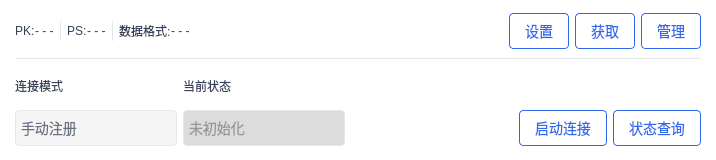
    <widget class="QWidget" name="widget_products" native="true">
     <property name="minimumSize">
      <size>
       <width>0</width>
       <height>160</height>
      </size>
     </property>
     <property name="maximumSize">
      <size>
       <width>16777215</width>
       <height>250</height>
      </size>
     </property>
     <property name="styleSheet">
      <string notr="true">background-color: rgb(255, 255, 255);
border-radius:8px;</string>
     </property>
     <layout class="QVBoxLayout" name="verticalLayout_16">
      <property name="leftMargin">
       <number>15</number>
      </property>
      <property name="topMargin">
       <number>10</number>
      </property>
      <property name="rightMargin">
       <number>15</number>
      </property>
      <property name="bottomMargin">
       <number>10</number>
      </property>
      <item>
       <layout class="QHBoxLayout" name="horizontalLayout_13">
        <property name="spacing">
         <number>6</number>
        </property>
        <item>
         <layout class="QHBoxLayout" name="horizontalLayout_10">
          <property name="spacing">
           <number>0</number>
          </property>
          <item>
           <widget class="QLabel" name="label_14">
            <property name="minimumSize">
             <size>
              <width>20</width>
              <height>36</height>
             </size>
            </property>
            <property name="maximumSize">
             <size>
              <width>20</width>
              <height>36</height>
             </size>
            </property>
            <property name="styleSheet">
             <string notr="true">color: rgb(54, 65, 89);
</string>
            </property>
            <property name="text">
             <string>PK:</string>
            </property>
           </widget>
          </item>
          <item>
           <widget class="QLabel" name="label_pk">
            <property name="minimumSize">
             <size>
              <width>0</width>
              <height>36</height>
             </size>
            </property>
            <property name="maximumSize">
             <size>
              <width>16777215</width>
              <height>36</height>
             </size>
            </property>
            <property name="styleSheet">
             <string notr="true">color: rgb(54, 65, 89);
</string>
            </property>
            <property name="text">
             <string>- - -</string>
            </property>
           </widget>
          </item>
         </layout>
        </item>
        <item>
         <widget class="Line" name="line_3">
          <property name="minimumSize">
           <size>
            <width>1</width>
            <height>20</height>
           </size>
          </property>
          <property name="maximumSize">
           <size>
            <width>1</width>
            <height>20</height>
           </size>
          </property>
          <property name="styleSheet">
           <string notr="true">background-color: rgb(229, 231, 234);</string>
          </property>
          <property name="orientation">
           <enum>Qt::Vertical</enum>
          </property>
         </widget>
        </item>
        <item>
         <layout class="QHBoxLayout" name="horizontalLayout_6">
          <property name="spacing">
           <number>0</number>
          </property>
          <item>
           <widget class="QLabel" name="label_13">
            <property name="minimumSize">
             <size>
              <width>20</width>
              <height>36</height>
             </size>
            </property>
            <property name="maximumSize">
             <size>
              <width>30</width>
              <height>36</height>
             </size>
            </property>
            <property name="styleSheet">
             <string notr="true">color: rgb(54, 65, 89);
</string>
            </property>
            <property name="text">
             <string>PS:</string>
            </property>
           </widget>
          </item>
          <item>
           <widget class="QLabel" name="label_ps">
            <property name="minimumSize">
             <size>
              <width>0</width>
              <height>36</height>
             </size>
            </property>
            <property name="maximumSize">
             <size>
              <width>16777215</width>
              <height>36</height>
             </size>
            </property>
            <property name="styleSheet">
             <string notr="true">color: rgb(54, 65, 89);

</string>
            </property>
            <property name="text">
             <string>- - -</string>
            </property>
           </widget>
          </item>
         </layout>
        </item>
        <item>
         <widget class="Line" name="line_4">
          <property name="minimumSize">
           <size>
            <width>1</width>
            <height>20</height>
           </size>
          </property>
          <property name="maximumSize">
           <size>
            <width>1</width>
            <height>20</height>
           </size>
          </property>
          <property name="styleSheet">
           <string notr="true">background-color: rgb(229, 231, 234);</string>
          </property>
          <property name="orientation">
           <enum>Qt::Vertical</enum>
          </property>
         </widget>
        </item>
        <item>
         <layout class="QHBoxLayout" name="horizontalLayout_11">
          <property name="spacing">
           <number>0</number>
          </property>
          <item>
           <widget class="QLabel" name="label_12">
            <property name="sizePolicy">
             <sizepolicy hsizetype="Minimum" vsizetype="Fixed">
              <horstretch>0</horstretch>
              <verstretch>0</verstretch>
             </sizepolicy>
            </property>
            <property name="minimumSize">
             <size>
              <width>0</width>
              <height>36</height>
             </size>
            </property>
            <property name="maximumSize">
             <size>
              <width>16777215</width>
              <height>36</height>
             </size>
            </property>
            <property name="styleSheet">
             <string notr="true">color: rgb(54, 65, 89);

</string>
            </property>
            <property name="text">
             <string>数据格式:</string>
            </property>
           </widget>
          </item>
          <item>
           <widget class="QLabel" name="label_model">
            <property name="minimumSize">
             <size>
              <width>0</width>
              <height>36</height>
             </size>
            </property>
            <property name="maximumSize">
             <size>
              <width>16777215</width>
              <height>36</height>
             </size>
            </property>
            <property name="styleSheet">
             <string notr="true">color: rgb(54, 65, 89);
</string>
            </property>
            <property name="text">
             <string>- - -</string>
            </property>
           </widget>
          </item>
         </layout>
        </item>
        <item>
         <spacer name="horizontalSpacer_2">
          <property name="orientation">
           <enum>Qt::Horizontal</enum>
          </property>
          <property name="sizeHint" stdset="0">
           <size>
            <width>313</width>
            <height>20</height>
           </size>
          </property>
         </spacer>
        </item>
        <item>
         <layout class="QHBoxLayout" name="horizontalLayout_12">
          <item>
           <widget class="QPushButton" name="pushButton_productSet">
            <property name="minimumSize">
             <size>
              <width>0</width>
              <height>36</height>
             </size>
            </property>
            <property name="maximumSize">
             <size>
              <width>16777215</width>
              <height>36</height>
             </size>
            </property>
            <property name="styleSheet">
             <string notr="true">QPushButton:hover{
	color: rgb(47, 105, 235);
	font-size:14px;
	border-style:solid;
	border-width:1px;
	border-color:rgb(47, 105, 235);
	border-radius:4px;
	padding-left:15px;
	padding-right:15px;
	background-color: rgba(47, 105, 235, 0.08);
}
QPushButton {
	color: rgb(47, 105, 235);
	font-size:14px;
	border-style:solid;
	border-width:1px;
	border-color:rgb(47, 105, 235);
	border-radius:4px;
	padding-left:15px;
	padding-right:15px;
}
QPushButton:pressed{
	color: rgb(47, 105, 235);
	font-size:14px;
	border-style:solid;
	border-width:1px;
	border-color:rgb(47, 105, 235);
	border-radius:4px;
	padding-left:15px;
	padding-right:15px;
	background-color: rgba(47, 105, 235, 0.2);
}</string>
            </property>
            <property name="text">
             <string>设置</string>
            </property>
           </widget>
          </item>
          <item>
           <widget class="QPushButton" name="pushButton_productGet">
            <property name="minimumSize">
             <size>
              <width>0</width>
              <height>36</height>
             </size>
            </property>
            <property name="maximumSize">
             <size>
              <width>16777215</width>
              <height>36</height>
             </size>
            </property>
            <property name="styleSheet">
             <string notr="true">QPushButton:hover{
	color: rgb(47, 105, 235);
	font-size:14px;
	border-style:solid;
	border-width:1px;
	border-color:rgb(47, 105, 235);
	border-radius:4px;
	padding-left:15px;
	padding-right:15px;
	background-color: rgba(47, 105, 235, 0.08);
}
QPushButton {
	color: rgb(47, 105, 235);
	font-size:14px;
	border-style:solid;
	border-width:1px;
	border-color:rgb(47, 105, 235);
	border-radius:4px;
	padding-left:15px;
	padding-right:15px;
}
QPushButton:pressed{
	color: rgb(47, 105, 235);
	font-size:14px;
	border-style:solid;
	border-width:1px;
	border-color:rgb(47, 105, 235);
	border-radius:4px;
	padding-left:15px;
	padding-right:15px;
	background-color: rgba(47, 105, 235, 0.2);
}</string>
            </property>
            <property name="text">
             <string>获取</string>
            </property>
           </widget>
          </item>
          <item>
           <widget class="QPushButton" name="pushButton_productConfig">
            <property name="minimumSize">
             <size>
              <width>0</width>
              <height>36</height>
             </size>
            </property>
            <property name="maximumSize">
             <size>
              <width>16777215</width>
              <height>36</height>
             </size>
            </property>
            <property name="styleSheet">
             <string notr="true">QPushButton:hover{
	color: rgb(47, 105, 235);
	font-size:14px;
	border-style:solid;
	border-width:1px;
	border-color:rgb(47, 105, 235);
	border-radius:4px;
	padding-left:15px;
	padding-right:15px;
	background-color: rgba(47, 105, 235, 0.08);
}
QPushButton {
	color: rgb(47, 105, 235);
	font-size:14px;
	border-style:solid;
	border-width:1px;
	border-color:rgb(47, 105, 235);
	border-radius:4px;
	padding-left:15px;
	padding-right:15px;
}
QPushButton:pressed{
	color: rgb(47, 105, 235);
	font-size:14px;
	border-style:solid;
	border-width:1px;
	border-color:rgb(47, 105, 235);
	border-radius:4px;
	padding-left:15px;
	padding-right:15px;
	background-color: rgba(47, 105, 235, 0.2);
}</string>
            </property>
            <property name="text">
             <string>管理</string>
            </property>
           </widget>
          </item>
         </layout>
        </item>
       </layout>
      </item>
      <item>
       <widget class="Line" name="line_5">
        <property name="minimumSize">
         <size>
          <width>0</width>
          <height>1</height>
         </size>
        </property>
        <property name="maximumSize">
         <size>
          <width>16777215</width>
          <height>1</height>
         </size>
        </property>
        <property name="styleSheet">
         <string notr="true">background-color: rgb(229, 231, 234);</string>
        </property>
        <property name="orientation">
         <enum>Qt::Horizontal</enum>
        </property>
       </widget>
      </item>
      <item>
       <layout class="QHBoxLayout" name="horizontalLayout_8">
        <item>
         <layout class="QHBoxLayout" name="horizontalLayout_5" stretch="1,1">
          <item>
           <layout class="QVBoxLayout" name="verticalLayout_15">
            <item>
             <widget class="QLabel" name="label">
              <property name="minimumSize">
               <size>
                <width>0</width>
                <height>36</height>
               </size>
              </property>
              <property name="maximumSize">
               <size>
                <width>16777215</width>
                <height>36</height>
               </size>
              </property>
              <property name="styleSheet">
               <string notr="true">color: rgb(54, 65, 89);</string>
              </property>
              <property name="text">
               <string>连接模式</string>
              </property>
             </widget>
            </item>
            <item>
             <widget class="QComboBox" name="comboBox_runMode">
              <property name="minimumSize">
               <size>
                <width>160</width>
                <height>36</height>
               </size>
              </property>
              <property name="maximumSize">
               <size>
                <width>16777215</width>
                <height>36</height>
               </size>
              </property>
              <property name="styleSheet">
               <string notr="true">QComboBox{
color: rgb(104, 112, 130);
font-size:14px;
border-style:solid;
background-color: rgb(245, 245, 245);
border-width:1px;
border-color:rgb(229, 231, 234);
border-radius:4px;
padding-left:5px;
}
QComboBox:disabled
{
color: rgb(150, 150, 150);
font-size:14px;
border-style:solid;
background-color: rgb(220, 220, 220);
border-width:1px;
border-color:rgb(229, 231, 234);
border-radius:4px;
padding-left:5px;
}
QComboBox::drop-down{
border-style:none;
width: 30px;
}
QComboBox::down-arrow {
image: url(:/png/QComboBox_down.png);
}

QComboBox QAbstractItemView::item
{ 
	color: rgb(54, 65, 89);
	height: 25px;  
}QComboBox{
color: rgb(104, 112, 130);
font-size:14px;
border-style:solid;
background-color: rgb(245, 245, 245);
border-width:1px;
border-color:rgb(229, 231, 234);
border-radius:4px;
padding-left:5px;
}
QComboBox:disabled
{
color: rgb(150, 150, 150);
font-size:14px;
border-style:solid;
background-color: rgb(220, 220, 220);
border-width:1px;
border-color:rgb(229, 231, 234);
border-radius:4px;
padding-left:5px;
}
QComboBox::drop-down{
border-style:none;
width: 30px;
}
QComboBox::down-arrow {
image: url(:/png/QComboBox_down.png);
}

QComboBox QAbstractItemView::item
{ 
	color: rgb(54, 65, 89);
	height: 25px;  
}</string>
              </property>
              <item>
               <property name="text">
                <string>手动注册</string>
               </property>
              </item>
              <item>
               <property name="text">
                <string>自动注册</string>
               </property>
              </item>
             </widget>
            </item>
           </layout>
          </item>
          <item>
           <layout class="QVBoxLayout" name="verticalLayout_14">
            <item>
             <widget class="QLabel" name="label_5">
              <property name="minimumSize">
               <size>
                <width>0</width>
                <height>36</height>
               </size>
              </property>
              <property name="maximumSize">
               <size>
                <width>16777215</width>
                <height>36</height>
               </size>
              </property>
              <property name="styleSheet">
               <string notr="true">color: rgb(54, 65, 89);</string>
              </property>
              <property name="text">
               <string>当前状态</string>
              </property>
             </widget>
            </item>
            <item>
             <widget class="QComboBox" name="comboBox_runStatus">
              <property name="enabled">
               <bool>false</bool>
              </property>
              <property name="minimumSize">
               <size>
                <width>160</width>
                <height>36</height>
               </size>
              </property>
              <property name="maximumSize">
               <size>
                <width>16777215</width>
                <height>36</height>
               </size>
              </property>
              <property name="styleSheet">
               <string notr="true">QComboBox{
color: rgb(104, 112, 130);
font-size:14px;
border-style:solid;
background-color: rgb(245, 245, 245);
border-width:1px;
border-color:rgb(229, 231, 234);
border-radius:4px;
padding-left:5px;
}
QComboBox:disabled
{
color: rgb(150, 150, 150);
font-size:14px;
border-style:solid;
background-color: rgb(220, 220, 220);
border-width:1px;
border-color:rgb(229, 231, 234);
border-radius:4px;
padding-left:5px;
}
QComboBox::drop-down{
border-style:none;
width: 30px;
}
QComboBox::down-arrow {
image: url(:/png/QComboBox_down.png);
}

QComboBox QAbstractItemView::item
{ 
	color: rgb(54, 65, 89);
	height: 25px;  
}</string>
              </property>
              <property name="editable">
               <bool>false</bool>
              </property>
              <item>
               <property name="text">
                <string>未初始化</string>
               </property>
              </item>
              <item>
               <property name="text">
                <string>已初始化</string>
               </property>
              </item>
              <item>
               <property name="text">
                <string>正在认证</string>
               </property>
              </item>
              <item>
               <property name="text">
                <string>认证成功</string>
               </property>
              </item>
              <item>
               <property name="text">
                <string>认证失败</string>
               </property>
              </item>
              <item>
               <property name="text">
                <string>正在注册</string>
               </property>
              </item>
              <item>
               <property name="text">
                <string>注册成功，等待订阅</string>
               </property>
              </item>
              <item>
               <property name="text">
                <string>注册失败</string>
               </property>
              </item>
              <item>
               <property name="text">
                <string>已订阅，数据可发送</string>
               </property>
              </item>
              <item>
               <property name="text">
                <string>订阅失败</string>
               </property>
              </item>
              <item>
               <property name="text">
                <string>正在注销</string>
               </property>
              </item>
              <item>
               <property name="text">
                <string>注销成功</string>
               </property>
              </item>
              <item>
               <property name="text">
                <string>注销失败</string>
               </property>
              </item>
             </widget>
            </item>
           </layout>
          </item>
         </layout>
        </item>
        <item>
         <spacer name="horizontalSpacer_3">
          <property name="orientation">
           <enum>Qt::Horizontal</enum>
          </property>
          <property name="sizeHint" stdset="0">
           <size>
            <width>40</width>
            <height>20</height>
           </size>
          </property>
         </spacer>
        </item>
        <item>
         <layout class="QVBoxLayout" name="verticalLayout_13">
          <item>
           <widget class="QLabel" name="label_10">
            <property name="minimumSize">
             <size>
              <width>0</width>
              <height>36</height>
             </size>
            </property>
            <property name="maximumSize">
             <size>
              <width>16777215</width>
              <height>36</height>
             </size>
            </property>
            <property name="text">
             <string/>
            </property>
           </widget>
          </item>
          <item>
           <layout class="QHBoxLayout" name="horizontalLayout_4">
            <item>
             <widget class="QPushButton" name="pushButton_runStart">
              <property name="minimumSize">
               <size>
                <width>0</width>
                <height>36</height>
               </size>
              </property>
              <property name="maximumSize">
               <size>
                <width>16777215</width>
                <height>36</height>
               </size>
              </property>
              <property name="styleSheet">
               <string notr="true">QPushButton:hover{
	color: rgb(47, 105, 235);
	font-size:14px;
	border-style:solid;
	border-width:1px;
	border-color:rgb(47, 105, 235);
	border-radius:4px;
	padding-left:15px;
	padding-right:15px;
	background-color: rgba(47, 105, 235, 0.08);
}
QPushButton {
	color: rgb(47, 105, 235);
	font-size:14px;
	border-style:solid;
	border-width:1px;
	border-color:rgb(47, 105, 235);
	border-radius:4px;
	padding-left:15px;
	padding-right:15px;
}
QPushButton:pressed{
	color: rgb(47, 105, 235);
	font-size:14px;
	border-style:solid;
	border-width:1px;
	border-color:rgb(47, 105, 235);
	border-radius:4px;
	padding-left:15px;
	padding-right:15px;
	background-color: rgba(47, 105, 235, 0.2);
}</string>
              </property>
              <property name="text">
               <string>启动连接</string>
              </property>
              <property name="checkable">
               <bool>true</bool>
              </property>
             </widget>
            </item>
            <item>
             <widget class="QPushButton" name="pushButton_status">
              <property name="minimumSize">
               <size>
                <width>0</width>
                <height>36</height>
               </size>
              </property>
              <property name="maximumSize">
               <size>
                <width>16777215</width>
                <height>36</height>
               </size>
              </property>
              <property name="styleSheet">
               <string notr="true">QPushButton:hover{
	color: rgb(47, 105, 235);
	font-size:14px;
	border-style:solid;
	border-width:1px;
	border-color:rgb(47, 105, 235);
	border-radius:4px;
	padding-left:15px;
	padding-right:15px;
	background-color: rgba(47, 105, 235, 0.08);
}
QPushButton {
	color: rgb(47, 105, 235);
	font-size:14px;
	border-style:solid;
	border-width:1px;
	border-color:rgb(47, 105, 235);
	border-radius:4px;
	padding-left:15px;
	padding-right:15px;
}
QPushButton:pressed{
	color: rgb(47, 105, 235);
	font-size:14px;
	border-style:solid;
	border-width:1px;
	border-color:rgb(47, 105, 235);
	border-radius:4px;
	padding-left:15px;
	padding-right:15px;
	background-color: rgba(47, 105, 235, 0.2);
}</string>
              </property>
              <property name="text">
               <string>状态查询</string>
              </property>
             </widget>
            </item>
           </layout>
          </item>
         </layout>
        </item>
       </layout>
      </item>
     </layout>
    </widget>
